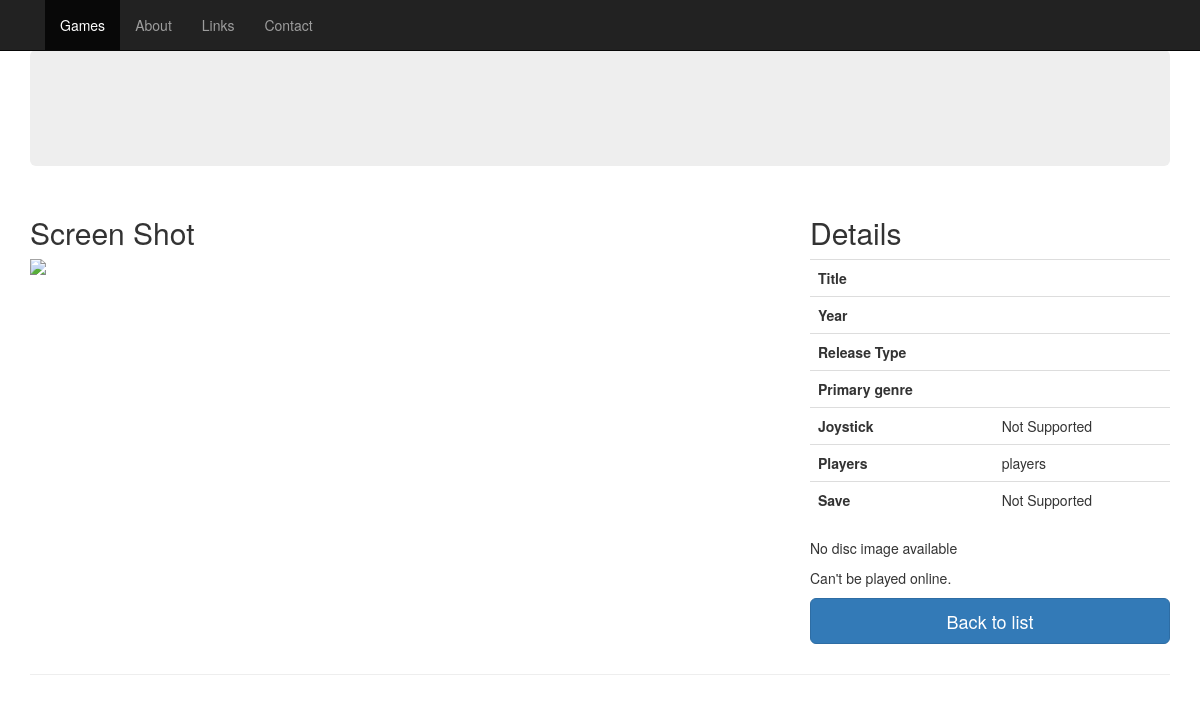
Page /game.php on the earlier database version.
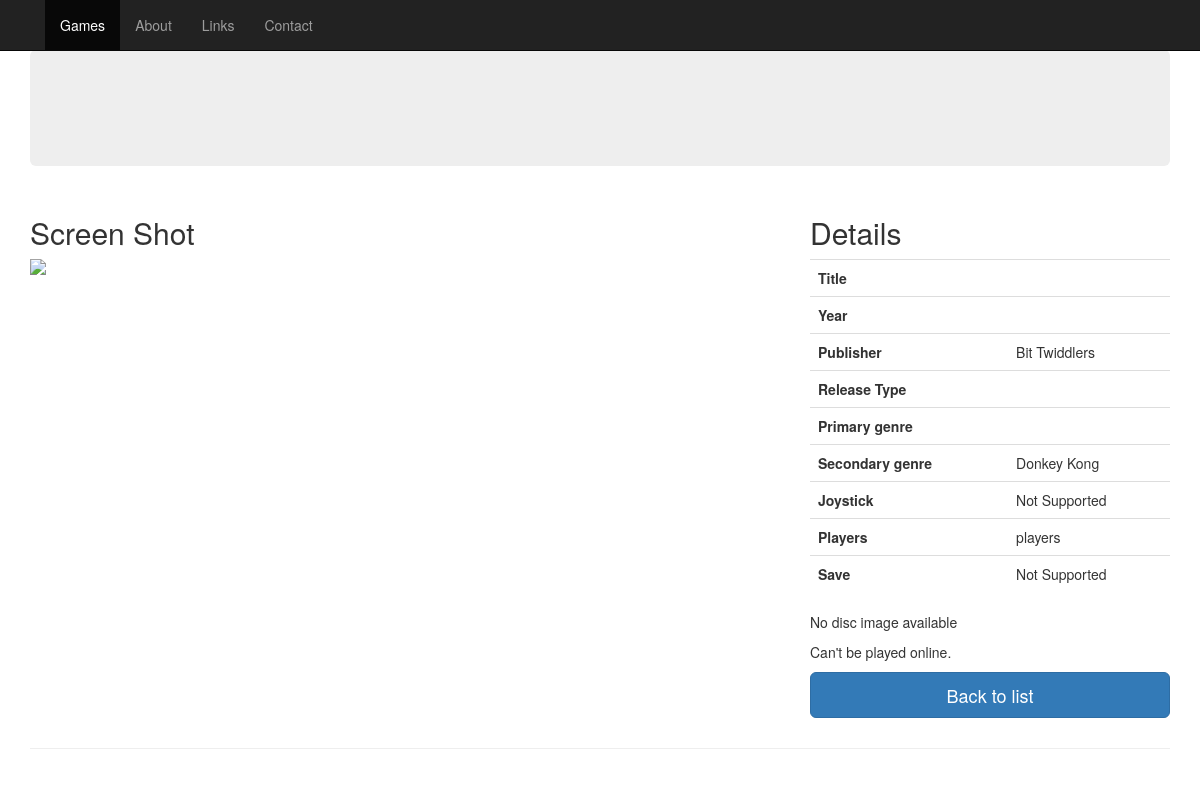
Same page on the later database version.
### tables this page shows
CREATE TABLE IF NOT EXISTS `games_publishers` (
  `id` int(11) NOT NULL,
  `gameid` int(11) NOT NULL,
  `pubid` int(11) NOT NULL,
  `main` char(1) NOT NULL DEFAULT 'Y'
);

CREATE TABLE IF NOT EXISTS `publishers` (
  `id` int(11) NOT NULL,
  `name` varchar(255) NOT NULL
);

CREATE TABLE IF NOT EXISTS `game_genre` (
  `id` int(11) NOT NULL,
  `gameid` int(11) NOT NULL,
  `genreid` int(11) NOT NULL,
  `ord` int(11) DEFAULT NULL
);

CREATE TABLE IF NOT EXISTS `genres` (
  `id` int(11) NOT NULL,
  `name` varchar(255) NOT NULL
);

### web/includes/playlink.php (called while the page is built, shortened)
<?php
function get_playlink($image,$jsbeeb,$wsroot) {
  $url = Null;
  if ($image['customurl'] === NULL or $image['customurl'] === '') {
    if ($image['filename'] === NULL ) {
      $ssd = null;
    } else {
      $ssd = 'gameimg/discs/' . $image["filename"];
    }
  }
  return $url;
}
?>

### web/game.php (the view, shortened to what this page needs)
<?php
require 'includes/db_connect.php';
require 'includes/menu.php';
require 'includes/playlink.php';
$id=0;
if ( isset($_GET["h"])) {
  $h=$_GET["h"];
} else {
  $h="i";
}
$sql = "select g.id, g.title, g.parent, g.year, g.notes, g.joystick, g.players_min, g.players_max, g.save, g.hardware, g.version, g.compilation, g.electron, g.series, g.series_no, n.name as genre, r.name as reltype from games g left join genres n on n.id = g.genre left join reltype r on r.id = g.reltype where g.id  = ?";
$sth = $db->prepare($sql,array(PDO::ATTR_CURSOR => PDO::CURSOR_FWDONLY));
$sth->bindParam(1, $id, PDO::PARAM_INT);
if ($sth->execute()) {
  $game = $sth->fetch();
} else {
  echo "Error:";
  echo "\n";
  $sth->debugDumpParams ();
  $game=array();
}
$sql = "select * from screenshots where gameid  = ?";
$sth = $db->prepare($sql,array(PDO::ATTR_CURSOR => PDO::CURSOR_FWDONLY));
$sth->bindParam(1, $id, PDO::PARAM_INT);
if ($sth->execute()) {
  $shot = $sth->fetchAll();
} else {
  echo "Error:";
  echo "\n";
  $sth->debugDumpParams ();
  $shot=array();
}
if ( empty($shot) ) {
  $shot[] = array( "filename" => 'default.jpg' );
}
if (!file_exists(SCR_LOC.$shot[0]['filename']) ) {
  $shot[0] = array( "filename" => 'default.jpg' );
}
$sql = "select * from images where gameid  = ?";
$sth = $db->prepare($sql,array(PDO::ATTR_CURSOR => PDO::CURSOR_FWDONLY));
$sth->bindParam(1, $id, PDO::PARAM_INT);
if ($sth->execute()) {
  $img = $sth->fetch();
} else {
  echo "Error:";
  echo "\n";
  $sth->debugDumpParams ();
  $img=array();
}
$ssd = 'gameimg/discs/' . $img["filename"];
$jsbeeb=JB_LOC;
$root=WS_ROOT;
$playlink=get_playlink($img,$jsbeeb,$root);
if ( $ssd != NULL && file_exists($ssd)) {
  $imglink='<p><a type="button" class="btn btn-primary btn-lg center-block" href="' . $ssd . '">Download</a></p>';
} else {
  $imglink="<p>No disc image available</p>";
}
if ($playlink != NULL ) {
  $imglink=$imglink .'<p><a type="button" class="btn btn-primary btn-lg center-block" href="' . $playlink . '" >Play</a></p>';
} else {
  $imglink=$imglink."<p>Can't be played online.</p>";
}
$sql = "select * from game_genre gg, genres g where gg.gameid  = ? and gg.genreid = g.id";
$sth = $db->prepare($sql,array(PDO::ATTR_CURSOR => PDO::CURSOR_FWDONLY));
$sth->bindParam(1, $id, PDO::PARAM_INT);
if ($sth->execute()) {
  $genres = $sth->fetchAll();
} else {
  echo "Error:";
  echo "\n";
  $sth->debugDumpParams ();
  $genres=array();
}
$sql = "select * from games_publishers gp, publishers p where gp.gameid  = ? and gp.pubid = p.id";
$sth = $db->prepare($sql,array(PDO::ATTR_CURSOR => PDO::CURSOR_FWDONLY));
$sth->bindParam(1, $id, PDO::PARAM_INT);
if ($sth->execute()) {
  $publishers = $sth->fetchAll();
} else {
  echo "Error:";
  echo "\n";
  $sth->debugDumpParams ();
  $genres=array();
}
$back_url='index.php';
$back_desc='home page';
if ($h != "h" && array_key_exists('HTTP_REFERER', $_SERVER)) {
  if ( parse_url($_SERVER["HTTP_REFERER"],PHP_URL_HOST) == $_SERVER["SERVER_NAME"] ) {
    $back_url = "javascript:history.go(-1)";
    $back_desc='list';
  }
}
$s = '';
if ( ! empty($genres)) {
  $genretab='<tr><th>Secondary genre' . $s . '</th><td>';
  foreach ($genres as $genre) {
    $genretab=$genretab . $genre["name"] . "<br/>";
  }
  $genretab=$genretab . "</td></tr>";
} else {
  $genretab="";
}
$s = '';
if ( ! empty($publishers)) {
  $pubtab='<tr><th>Publisher' . $s . '</th><td>';
  foreach ($publishers as $publisher) {
    $pubtab=$pubtab . $publisher["name"] . "<br/>";
  }
  $pubtab=$pubtab . "</td></tr>";
} else {
  $pubtab="";
}
?><!DOCTYPE html>
<html lang="en">
  <head>
    <link href="bs/css/bootstrap.min.css" rel="stylesheet">
    <link href="bs/css/ie10-viewport-bug-workaround.css" rel="stylesheet">
    <link href="bs/css/jumbotron.css" rel="stylesheet">
  </head>
  <body>
 <nav class="navbar navbar-fixed-top navbar-inverse">
  <div class="container">
   <div class="navbar-header">
    <a href="index.php" class="navbar-brand"><?php echo $site_name?></a>
   </div>
   <?php make_menu_bar("Games")?>
  </div>
 </nav>
    <div class="container">
      <div class="jumbotron">
      </div>
      <div class="row">
        <div class="col-md-8">
          <h2>Screen Shot</h2>
          <p><img src="<?php echo SCR_LOC . $shot[0]["filename"];?>" class="img-responsive"></p><p>&nbsp;</p>
<?php
   switch ($game['joystick']) {
    default:
        $js = "Not Supported";
   }
   switch ($game['save']) {
    default:
        $sa = "Not Supported";
   }
   if ($game["players_min"] == $game["players_max"]) {
      if ($game["players_min"] == 1) {
         $players="Single player";
      } else {
         $players=$game["players_min"] . " players";
      }
   } else {
      $players=$game["players_min"] . " to " . $game["players_max"];
   }
?>
        </div>
        <div class="col-md-4">
          <h2>Details</h2>
          <table class="table">
            <tr><th>Title</th><td><?php echo $game["title"];?></td></tr>
            <tr><th>Year</th><td><?php echo $game["year"];?></td></tr>
            <?php echo $pubtab;?></td></tr>
            <tr><th>Release Type</th><td><?php echo $game["reltype"];?></td></tr>
            <tr><th>Primary genre</th><td><?php echo $game["genre"];?></td></tr>
            <?php echo $genretab;?>
            <tr><th>Joystick</th><td><?php echo $js;?></td></tr>
            <tr><th>Players</th><td><?php echo $players;?></td></tr>
            <tr><th>Save</th><td><?php echo $sa;?></td></tr>
          </table>
          <?php echo $imglink; ?>
          <p><a type="button" class="btn btn-primary btn-lg center-block" href="<?php echo $back_url ?>" title="Back">Back to <?php echo $back_desc ?></a></p>
       </div>
      </div>
      <hr>
    </div>
  </body>
</html>

### web/includes/menu.php
<?php
function make_menu_bar($active_tab,$lprefix='') {
	echo "<div id=\"navbar\" class=\"collapse navbar-collapse\">\n";
	echo "<ul class=\"nav navbar-nav\">\n";
	foreach (array	(	"Games"=>$lprefix."index.php",
				"About"=>$lprefix."about.php",
				"Links"=>$lprefix."links.php",
				"Contact"=>$lprefix."contact.php",
			) as $name=>$target) {
		$class=($active_tab==$name)?" class=\"active\"":'';
		echo "<li$class><a href=\"$target\">$name</a></li>\n";
	}
	echo "</ul>\n";
	echo "</div>\n";
}
?>

### web/bs/css/jumbotron.css (style rules this page uses)
body { padding-top: 50px; padding-bottom: 20px; }

Differences in the rows shown:
added games_publishers: publishers.name "Bit Twiddlers"
added game_genre: genreid.name "Donkey Kong"
Other differences:
text now shown: "Publisher Secondary genre"
